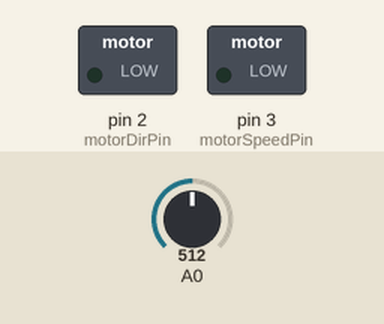
The sketch below on a simulated Arduino Uno, built with avr-gcc and run on an emulated ATmega328P. Parts: switched loads named in the sketch (green lamp = pin HIGH). Inputs (shaded band) come from the test bench; at power-on: A0 = 512. What the sketch prints to the serial monitor is not drawn.

Above: at 0.05 s.
At 0.15 s:
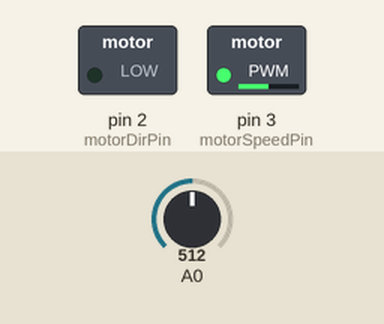
At 0.25 s:
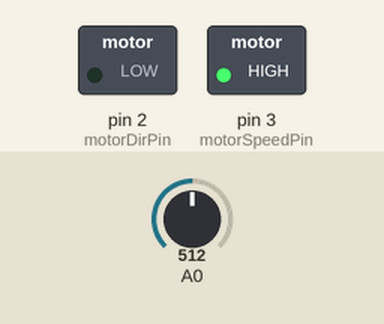
Timing chart, 0 to 3.0 s (numbered marks = the images above):
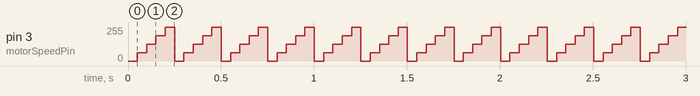

Measured:
- by itself, pin 3 (motorSpeedPin): repeats every 0.25 s: 127/255 0.05 s, 191/255 0.05 s, 255/255 0.05 s, 0/255 0.05 s, 63/255 0.05 s

The sketch:

motor_control.ino
```cpp
int motorDirPin = 2;      // Motor direction connected to digital pin 2
int motorSpeedPin = 3;    // Motor speed connected to analog pin 3

void setup()
{
  Serial.begin(9600);
  pinMode(motorDirPin, OUTPUT);       // set the pin as output
  pinMode(motorSpeedPin, OUTPUT);     // set the pin as output
  pinMode(A0,INPUT);

  digitalWrite(motorDirPin, LOW);     // sets the default dir to be forward
  digitalWrite(motorSpeedPin, LOW);   // sets the default speed to be off
}

void loop()
{
  // Set the motor direction to forward
  digitalWrite(motorDirPin, LOW);

  // Ramp the motor speed up
  analogWrite(motorSpeedPin, 0);    // Min speed forward (motor off)
  delay(50);
  analogWrite(motorSpeedPin, 63);
  delay(50);
  analogWrite(motorSpeedPin, 127);
  delay(50);
  analogWrite(motorSpeedPin, 191);
  delay(50);
  analogWrite(motorSpeedPin, 255);   // Max speed forward
  delay(50);

  // Read the values from the potentiometers

  int s=analogRead(A0);
  int z=map(s,0,1023,0,255);

 // Adjust to prevent "buzzing" at very low speed

 if (z < 8)z = 0;

 Serial.println(z);

 analogWrite(motorSpeedPin, z);

}
```
